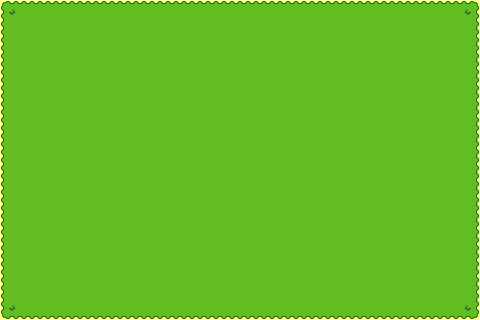

This is a level from a 2D game, rendered from its Tiled map with the project's own tilesets. A one-line summary and the map file follow, with tile-layer data summarised:
An orthogonal 30x20 tile map with 16x16 px tiles, 1 tile layer (Tile Layer 1).

<map version="1.0" orientation="orthogonal" width="30" height="20" tilewidth="16" tileheight="16">
 <tileset firstgid="1" name="set1" tilewidth="16" tileheight="16" spacing="1" margin="1">
  <image source="OverworldSheet.png" width="410" height="427" />
 </tileset>
 <layer name="Tile Layer 1" width="30" height="20">
  <data>[600 cells, 600 non-empty, 9 distinct tile ids]</data>
 </layer>
</map>
